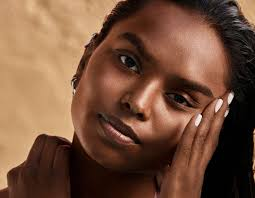
//> input picture cpp/project-opencv-color_spaces/image1_sharp.jpeg, 255 x 198 px
$ ./test image1_sharp.jpeg   (built with g++ and OpenCV 4)
//> lines starting //> are read from the running program, lines starting //| are printed output that depends on the picture
#include "opencv2/highgui/highgui.hpp"
#include "opencv2/imgproc/imgproc.hpp"

int main(int argc, char** argv)
{
	cv::Mat img = cv::imread(argv[1], -1);
//> img is the input picture: 198 rows x 255 cols, CV_8UC3; mean B, G, R 59.2, 80.3, 116.3
	if (img.empty()) return -1;
	cv::Mat rgbImg;
	cv::cvtColor(img, rgbImg, cv::COLOR_BGR2RGB);
	cv::imwrite("rgbImg.jpg", rgbImg);
	cv::Mat hsvImg;
	cv::cvtColor(img, hsvImg, cv::COLOR_BGR2HSV);
//> hsvImg: 198 rows x 255 cols, CV_8UC3; mean H, S, V 13.3, 139.3, 116.3
	cv::imwrite("hsvImg.jpg", hsvImg);
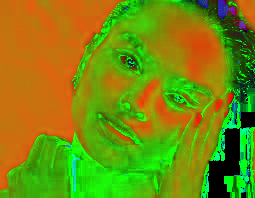
//> saved as hsvImg.jpg: 198 rows x 255 cols, CV_8UC3; mean B, G, R 13.3, 139.3, 116.3
	cv::Mat labImg;
	cv::cvtColor(img, labImg, cv::COLOR_BGR2Lab);
//> labImg: 198 rows x 255 cols, CV_8UC3; mean of channels 0, 1, 2 92.8, 140.2, 145.7
	cv::imwrite("labImg.jpg", labImg);
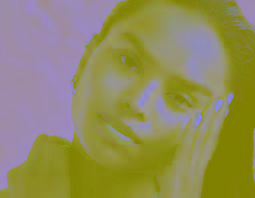
//> saved as labImg.jpg: 198 rows x 255 cols, CV_8UC3; mean B, G, R 92.8, 140.2, 145.7
	cv::Mat grayscaleImg;
	cv::cvtColor(img, grayscaleImg, cv::COLOR_BGR2GRAY);
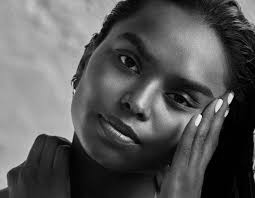
//> grayscaleImg: 198 rows x 255 cols, CV_8UC1; min 0, max 244, mean 88.7
	cv::imwrite("grayscale.jpg", grayscaleImg);
	cv::Mat blurredImg;
	cv::GaussianBlur(img, blurredImg, cv::Size(5, 5), 0, 0); //whole window
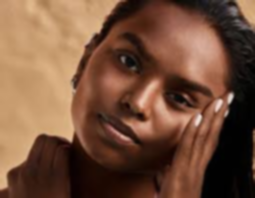
//> blurredImg: 198 rows x 255 cols, CV_8UC3; mean B, G, R 59.1, 80.3, 116.2
	cv::imwrite("blurred.jpg", blurredImg);
	cv::Mat customKernel = (cv::Mat_<float>(3,5) << 1, 4, 7, 4, 1, 7, 26, 9, 26, 7, 1, 4, 7, 4, 1);
	customKernel /= 15.0;
	cv::Mat sharpenedImg;
	cv::filter2D(blurredImg, sharpenedImg, -1, customKernel);
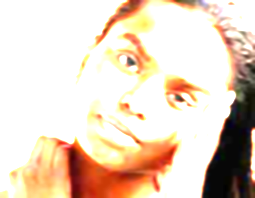
//> sharpenedImg: 198 rows x 255 cols, CV_8UC3; mean B, G, R 193.2, 211.9, 231.1
	cv::imwrite("sharpened.jpg", sharpenedImg);
	cv::Mat medianBlurredImg;
	cv::medianBlur(img, medianBlurredImg, 5);
	cv::imwrite("median.jpg", medianBlurredImg);
	cv::imshow("RGB image", rgbImg);
	cv::imshow("HSV image", hsvImg);
	cv::imshow("Lab image", labImg);
	cv::imshow("Grayscale image", grayscaleImg);
	cv::imshow("Sharpened Image", sharpenedImg);
	cv::imshow("Median blurred image", medianBlurredImg);
	cv::waitKey(0);
	cv::destroyAllWindows();

}
